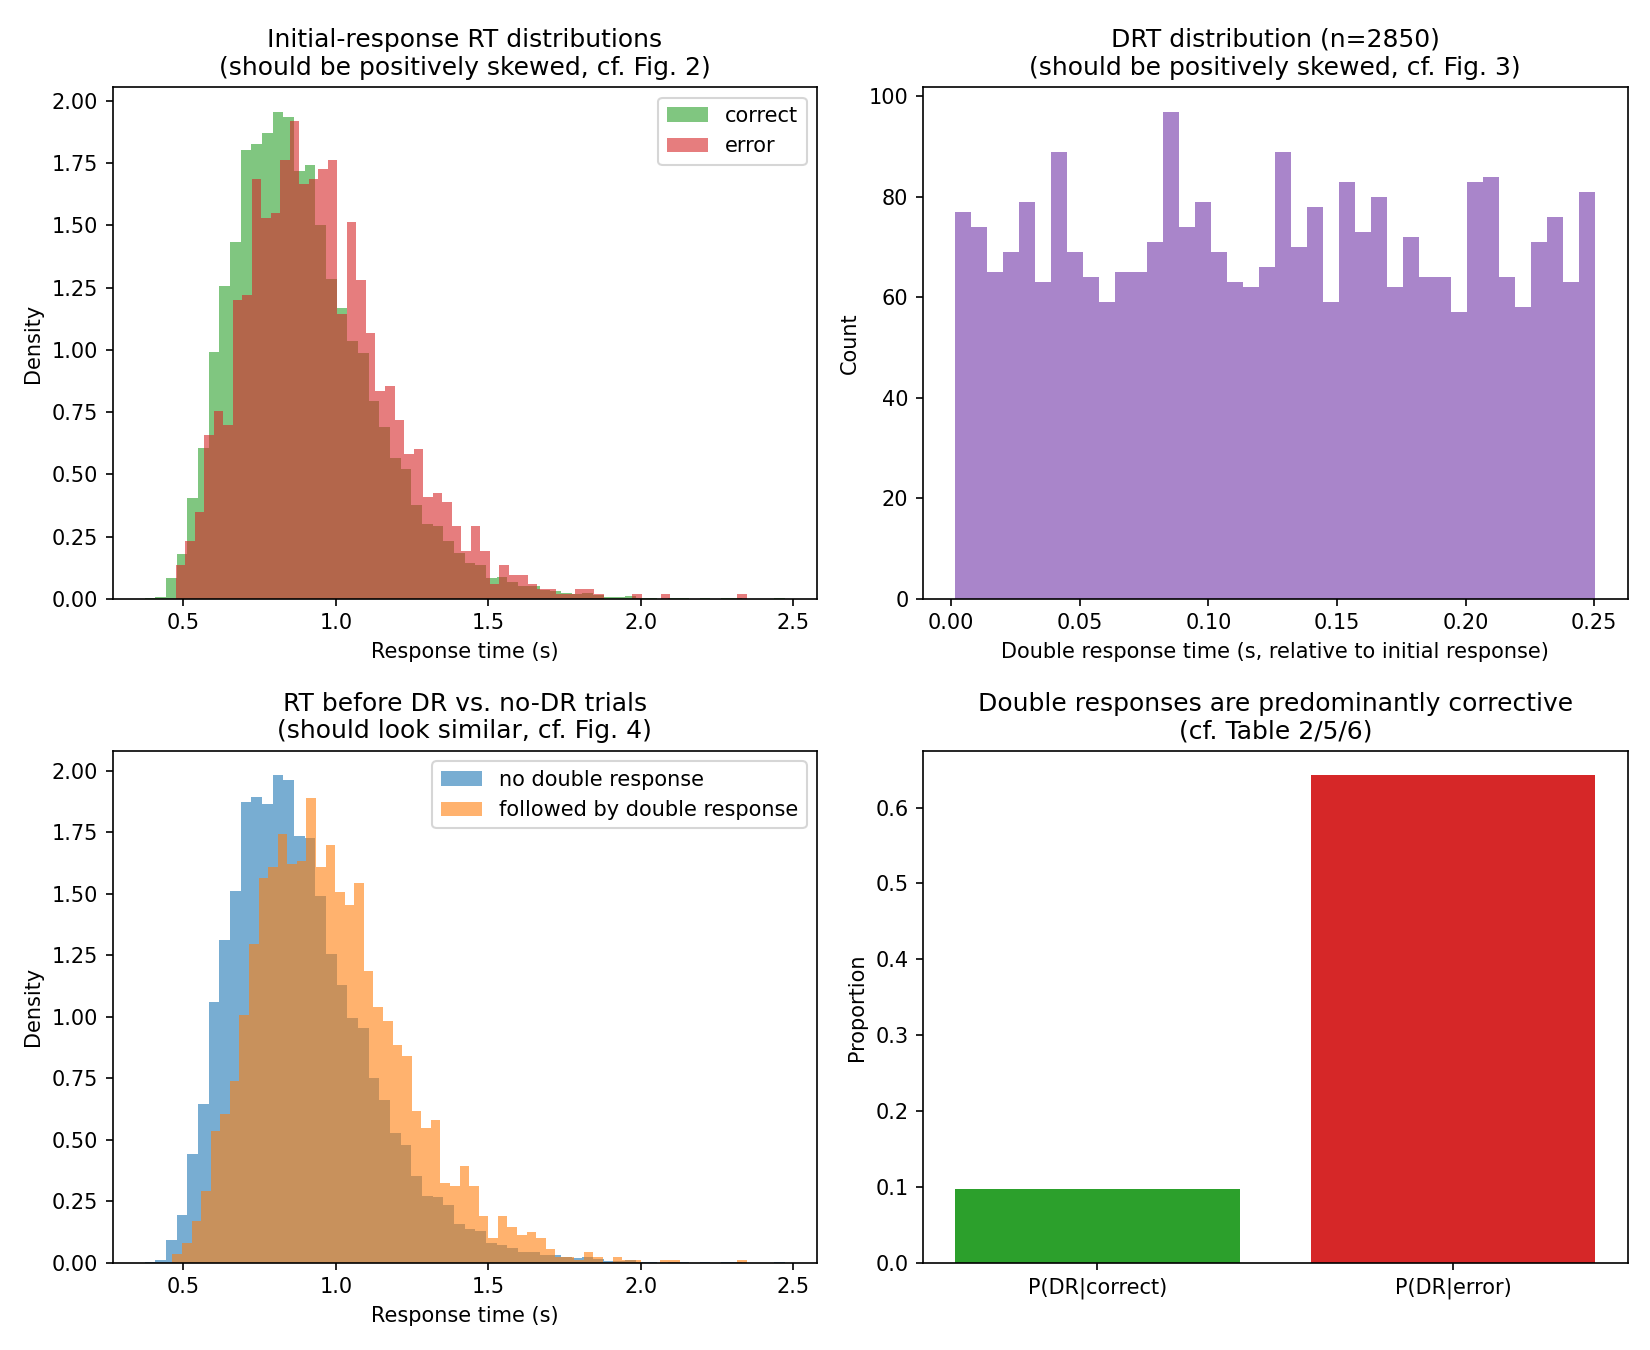

Write Python code to recreate this figure.
"""
Sanity checks for the RDM + double-response simulator, against the
*qualitative* benchmarks reported in Evans et al. (2020):

 1. Double responses are rare overall (Table 2: <=2.6% of trials for the RDM
    fit to real data with sensible parameters -- our simulator should be
    ABLE to produce rates in this range, though the paper's whole point is
    that the plain RDM tends to OVER-predict double responses relative to
    lateral-inhibition models; we are not fitting real data here, just
    checking the simulator's own internal consistency).
 2. P(DR | error) > P(DR | correct) -- double responses are mostly
    "corrective" (Table 2, Table 5/6).
 3. RT distributions are positively skewed (standard EAM property).
 4. Double-response-time (DRT) distributions are also positively skewed,
    concentrated in the first part of the 250ms window (Fig. 3).
 5. RT distributions for trials followed by a DR vs. not are qualitatively
    similar (Fig. 4) -- i.e. double responses are not simply "fast
    guesses".

Run: python3 sanity_checks.py
Produces: sanity_checks.png in the current directory.
"""

import numpy as np
import matplotlib.pyplot as plt

from rdm_dr_simulator import simulate_rdm_dr_trials

rng = np.random.default_rng(42)

# A parameter set chosen to land in a broadly realistic range: mean RT
# ~0.45s, accuracy ~85%, low-ish (few-percent) double-response rate.
theta = np.array([
    3.4,   # v_c
    1.1,   # v_e
    2.6,   # b
    0.9,   # A
    0.28,  # t0
])

out = simulate_rdm_dr_trials(theta, n_obs=20000, dt=0.0015, t_max=2.5, dr_window=0.25, rng=rng)

rt, correct, dr, drt, timeout = out["rt"], out["correct"], out["dr"], out["drt"], out["timeout"]
print(f"timeouts: {timeout.sum()} / {len(rt)}")
keep = timeout == 0
rt, correct, dr, drt = rt[keep], correct[keep], dr[keep], drt[keep]

p_c = correct.mean()
p_dr = dr.mean()
p_dr_given_c = dr[correct == 1].mean()
p_dr_given_e = dr[correct == 0].mean()

print(f"theta = {theta}")
print(f"P(correct)        = {p_c:.4f}")
print(f"mean RT            = {rt.mean():.4f} s")
print(f"P(double response) = {p_dr:.4f}")
print(f"P(DR | correct)     = {p_dr_given_c:.4f}")
print(f"P(DR | error)       = {p_dr_given_e:.4f}")
print(f"  -> corrective ratio P(DR|E)/P(DR|C) = {p_dr_given_e / max(p_dr_given_c, 1e-9):.1f}x")

assert p_dr_given_e > p_dr_given_c, "FAILED: double responses should be predominantly corrective"

# ---------------------------------------------------------------------------
fig, axes = plt.subplots(2, 2, figsize=(11, 9))

# (1) RT distribution, correct vs error -- should show positive skew
ax = axes[0, 0]
ax.hist(rt[correct == 1], bins=60, alpha=0.6, density=True, label="correct", color="tab:green")
ax.hist(rt[correct == 0], bins=60, alpha=0.6, density=True, label="error", color="tab:red")
ax.set_xlabel("Response time (s)")
ax.set_ylabel("Density")
ax.set_title("Initial-response RT distributions\n(should be positively skewed, cf. Fig. 2)")
ax.legend()

# (2) DRT distribution -- should be positively skewed, concentrated early (cf. Fig. 3)
ax = axes[0, 1]
drt_obs = drt[dr == 1]
ax.hist(drt_obs, bins=40, color="tab:purple", alpha=0.8)
ax.set_xlabel("Double response time (s, relative to initial response)")
ax.set_ylabel("Count")
ax.set_title(f"DRT distribution (n={len(drt_obs)})\n(should be positively skewed, cf. Fig. 3)")

# (3) RT before DR vs no-DR trials -- should look qualitatively similar (cf. Fig. 4)
ax = axes[1, 0]
ax.hist(rt[dr == 0], bins=60, density=True, alpha=0.6, label="no double response", color="tab:blue")
ax.hist(rt[dr == 1], bins=60, density=True, alpha=0.6, label="followed by double response", color="tab:orange")
ax.set_xlabel("Response time (s)")
ax.set_ylabel("Density")
ax.set_title("RT before DR vs. no-DR trials\n(should look similar, cf. Fig. 4)")
ax.legend()

# (4) Summary bar chart: P(DR|C) vs P(DR|E)
ax = axes[1, 1]
ax.bar(["P(DR|correct)", "P(DR|error)"], [p_dr_given_c, p_dr_given_e],
       color=["tab:green", "tab:red"])
ax.set_ylabel("Proportion")
ax.set_title("Double responses are predominantly corrective\n(cf. Table 2/5/6)")

plt.tight_layout()
plt.savefig("sanity_checks.png", dpi=150)
print("Saved sanity_checks.png")
